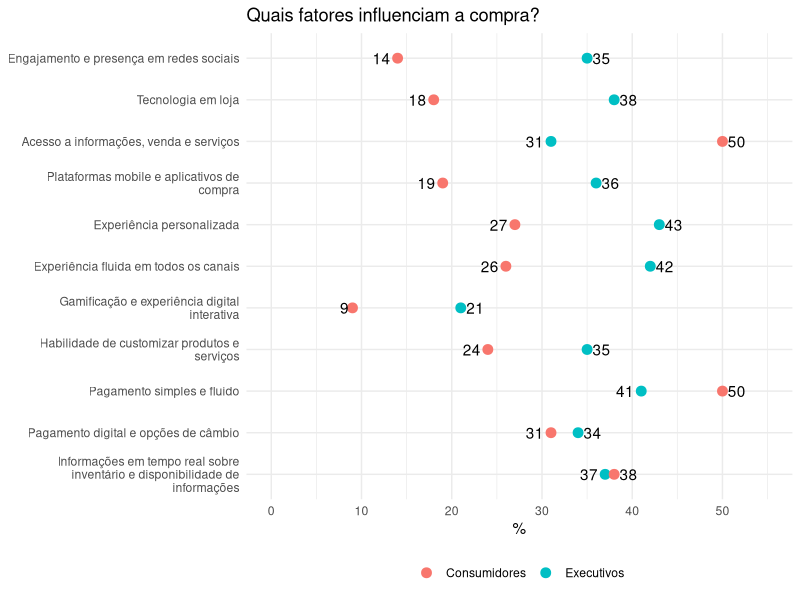
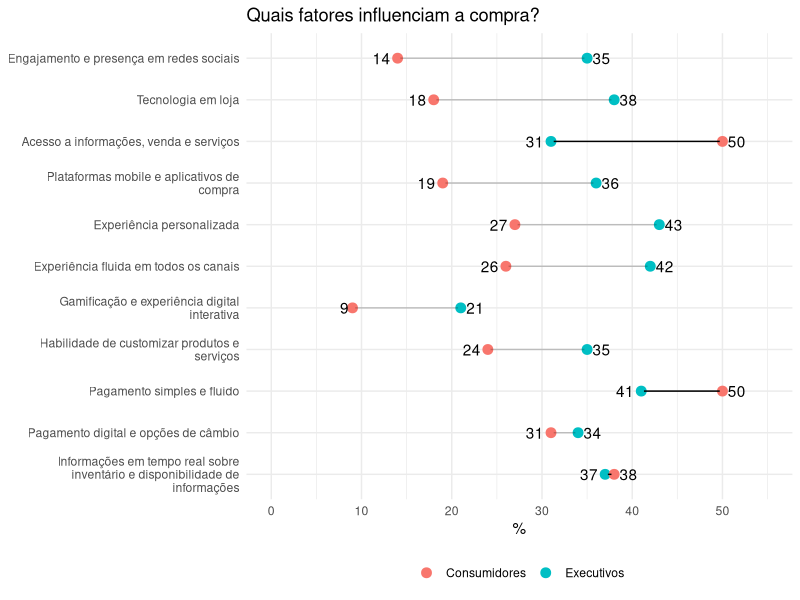

The R script that drew these images, in order:
## ---- chunk 1
knitr::opts_chunk$set(echo = TRUE, message = FALSE, warning = FALSE)
## ---- chunk 2
knitr::include_graphics("https://i.imgur.com/f1dh4uw.jpg")
## ---- chunk 3
library(tidyverse)
## ---- chunk 4
df <- tribble(
  ~fator, ~Executivos, ~Consumidores,
  "Experiência personalizada", 43, 27,
  "Experiência fluida em todos os canais", 42, 26,
  "Pagamento simples e fluido", 41, 50,
  "Tecnologia em loja", 38, 18,
  "Informações em tempo real sobre inventário e disponibilidade de informações", 37, 38,
  "Plataformas mobile e aplicativos de compra", 36, 19,
  "Habilidade de customizar produtos e serviços", 35, 24,
  "Engajamento e presença em redes sociais", 35, 14,
  "Pagamento digital e opções de câmbio", 34, 31,
  "Acesso a informações, venda e serviços", 31, 50,
  "Gamificação e experiência digital interativa", 21, 9
)
## ---- chunk 5
df <- df %>% 
  mutate(diferenca = abs(Executivos - Consumidores),
         # Quebrar o string do fator em parágrafos e reordenar
         fator = str_wrap(fator, 40),
         fator = fct_reorder(fator, diferenca, .desc = FALSE)) %>% 
  # criar colunas para armazenar os valores maximo e minimo entre executivos e consumidores 
  rowwise() %>% 
   mutate(maior_percentual = max(Executivos, Consumidores),
          menor_percentual = min(Executivos, Consumidores))

# criar coluna para identificar 
## ---- chunk 6
df.long <- df %>% 
  # transformar para formato tidy (long)
  gather(fonte_opiniao, valor, 2:3)

p <- ggplot(df.long, aes(x = valor, y = fator)) +
  geom_point(aes(color = fonte_opiniao), size = 3) +
  # ajustar pontos
  scale_x_continuous(limits = c(0, 55), breaks = seq(0, 50, 10)) +
  # mudar aparencia. isso é opcional.
  theme_minimal() + 
  # adicionar manualmente o label do valor que cada ponto representa
  geom_text(data = df, aes(x = maior_percentual, label = maior_percentual), hjust = -0.3) +
  geom_text(data = df, aes(x = menor_percentual, label = menor_percentual), hjust = 1.4) +
  # mudar titulos dos eixos e do grafico
  labs(x = "%", y = NULL, color = NULL, title = "Quais fatores influenciam a compra?") +
  theme(legend.position = "bottom")

p
## ---- chunk 7
# criar coluna para identificar quem da mais importancia ao fator
df <- df %>% 
  mutate(alpha_segmento = if_else(Executivos - Consumidores > 0, 0.2, 1))


## ---- chunk 8
p + 
  # para não fazer que o segmento fique em cima do ponto, eu removo 0,3 de cada lado dele
  geom_segment(data = df, aes(x = maior_percentual-0.3, xend = menor_percentual+0.3,
                              y = fator, yend = fator,
                              alpha = alpha_segmento),
               inherit.aes = FALSE, show.legend = FALSE) +
  scale_alpha_identity()



